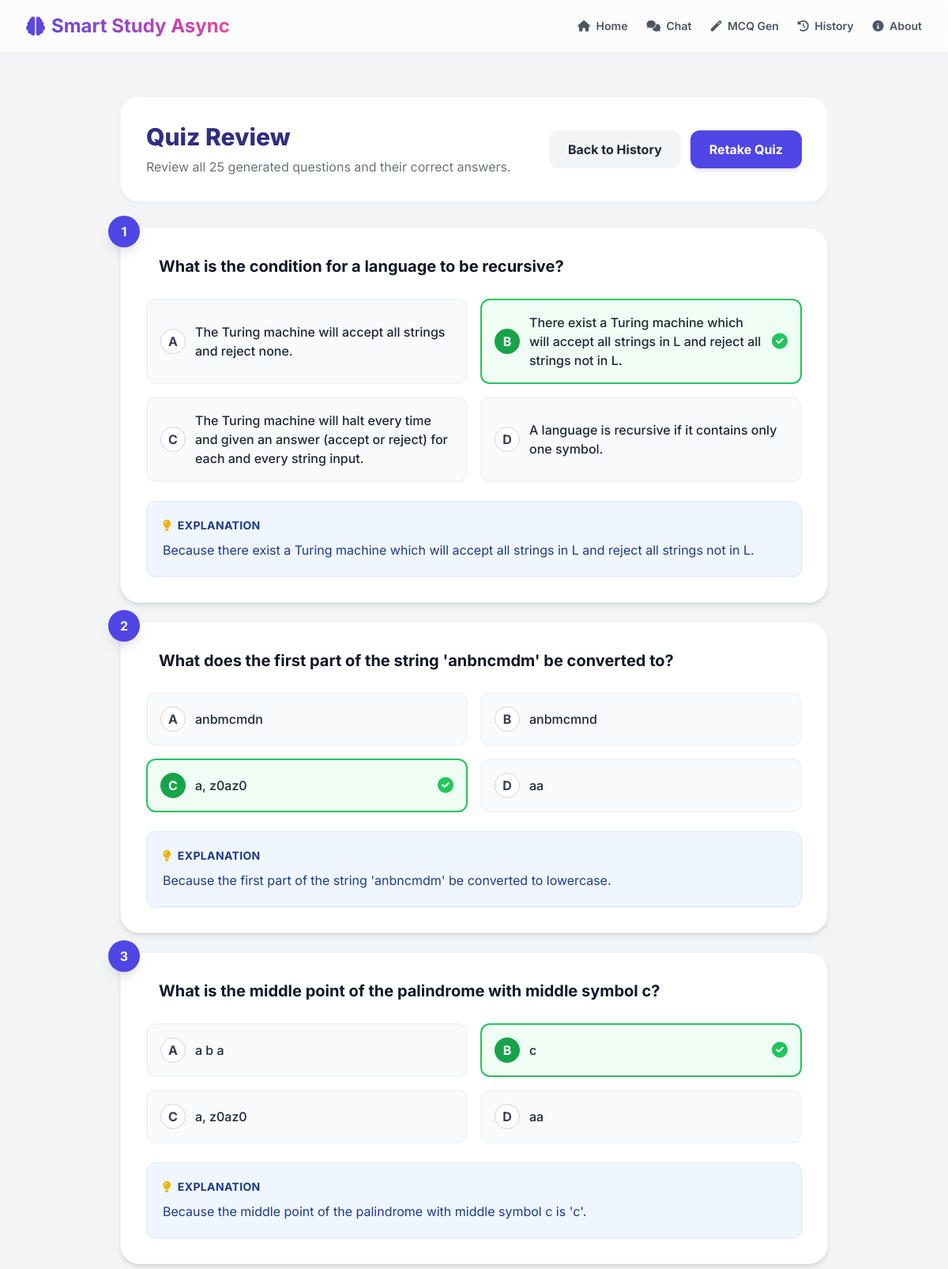
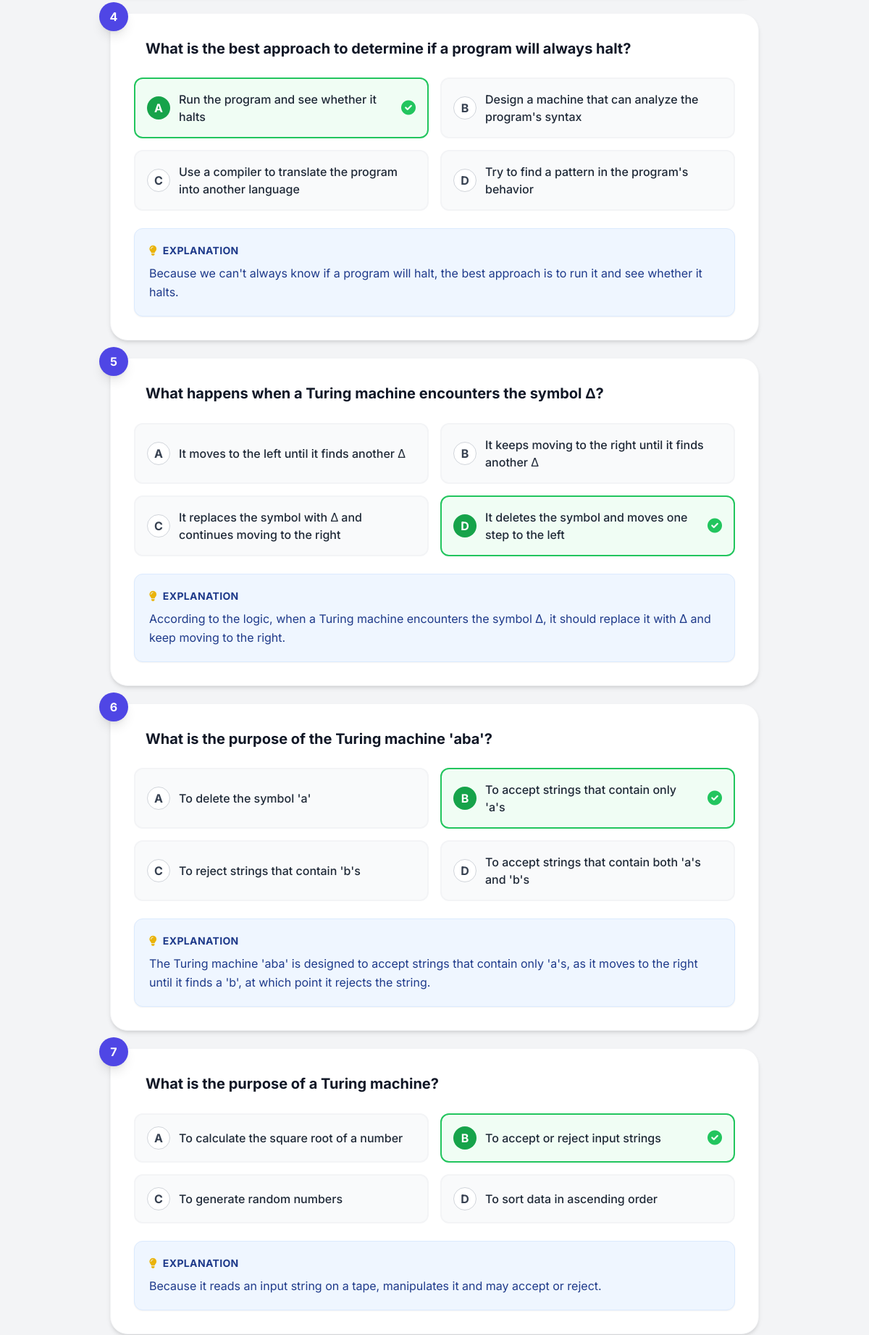
The page /view_quiz/10 (upper part) on the database its author committed (2 pictures, top to bottom).
### tables this page shows
CREATE TABLE mcqs (
            id INTEGER PRIMARY KEY AUTOINCREMENT,
            set_id INTEGER NOT NULL,
            question TEXT NOT NULL,
            option_a TEXT NOT NULL,
            option_b TEXT NOT NULL,
            option_c TEXT NOT NULL,
            option_d TEXT NOT NULL,
            correct_answer TEXT NOT NULL,
            explanation TEXT NOT NULL,
            FOREIGN KEY (set_id) REFERENCES mcq_sets (id)
        );

### app.py (the view)
@app.route('/view_quiz/<int:set_id>')
def view_quiz_page(set_id):
    mcqs = get_mcqs_by_set(set_id)
    if not mcqs:
        return redirect(url_for('history_page'))
    return render_template('view_quiz.html', set_id=set_id, mcqs=mcqs)

### db.py (called while the page is built)
def get_db_connection():
    conn = sqlite3.connect(DB_PATH, check_same_thread=False)
    conn.row_factory = sqlite3.Row
    return conn

def get_mcqs_by_set(set_id):
    conn = get_db_connection()
    mcqs = conn.execute('SELECT * FROM mcqs WHERE set_id = ? ORDER BY id ASC', (set_id,)).fetchall()
    conn.close()
    return [dict(row) for row in mcqs]

### templates/view_quiz.html (shortened to what this page needs)
{% extends "base.html" %}
{% block content %}
<div class="w-full max-w-4xl mx-auto my-10 space-y-8">
    <div class="bg-white p-8 rounded-3xl shadow-sm border border-gray-100 flex flex-col md:flex-row justify-between items-center text-gray-700 gap-4">
        <div>
            <h2 class="text-3xl font-extrabold text-indigo-900 mb-2">Quiz Review</h2>
            <p class="text-gray-500">Review all {{ mcqs|length }} generated questions and their correct answers.</p>
        </div>
        <div class="flex gap-3">
            <a href="/history" class="bg-gray-100 hover:bg-gray-200 text-gray-800 font-bold px-6 py-3 rounded-xl transition">Back to History</a>
            <a href="/quiz/{{ set_id }}" class="bg-indigo-600 hover:bg-indigo-700 text-white font-bold px-6 py-3 rounded-xl transition shadow-md">Retake Quiz</a>
        </div>
    </div>
    <div class="space-y-6">
        {% for mcq in mcqs %}
        <div class="bg-white rounded-3xl shadow-md p-8 border border-gray-100 relative">
            <div class="absolute -top-4 -left-4 w-10 h-10 bg-indigo-600 text-white flex justify-center items-center rounded-full font-bold shadow-lg">
                {{ loop.index }}
            </div>
            <h3 class="text-xl font-bold text-gray-900 leading-relaxed mb-6 pl-4">{{ mcq.question }}</h3>
            <div class="grid md:grid-cols-2 gap-4">
                {% for opt_key, opt_val in {'A': mcq.option_a, 'B': mcq.option_b, 'C': mcq.option_c, 'D': mcq.option_d}.items() %}
                <div class="p-4 rounded-xl border-2 flex items-center gap-3 transition {% if opt_key == mcq.correct_answer %}border-green-500 bg-green-50{% else %}border-gray-100 bg-gray-50{% endif %}">
                    <span class="w-8 h-8 rounded-full flex items-center justify-center shrink-0 font-bold {% if opt_key == mcq.correct_answer %}bg-green-600 text-white{% else %}bg-white border border-gray-300 text-gray-700{% endif %}">
                        {{ opt_key }}
                    </span>
                    <span class="text-gray-800 font-medium">{{ opt_val }}</span>
                    {% if opt_key == mcq.correct_answer %}
                        <i class="fas fa-check-circle text-green-500 ml-auto text-xl"></i>
                    {% endif %}
                </div>
                {% endfor %}
            </div>
            <div class="mt-6 p-5 bg-blue-50 border border-blue-100 rounded-xl text-blue-900 shadow-sm">
                <p class="font-bold text-sm mb-2 uppercase tracking-wide flex items-center gap-2">
                    <i class="fas fa-lightbulb text-yellow-500"></i> Explanation
                </p>
                <p class="leading-relaxed">{{ mcq.explanation }}</p>
            </div>
        </div>
        {% endfor %}
    </div>
</div>
{% endblock %}

### templates/base.html (style rules this page uses)
body { font-family: 'Inter', sans-serif; background-color: #f3f4f6; }

### rows shown on the page
mcqs: question "What is the condition for a language to be recursive?", opt_key "A", option_a "The Turing machine will accept all strings and reject none.", correct_answer "B", option_b "There exist a Turing machine which will accept all strings in L and reject all strings not in L.", opt_key "C", option_c "The Turing machine will halt every time and given an answer (accept or reject) for each and every string input.", opt_key "D", option_d "A language is recursive if it contains only one symbol.", explanation "Because there exist a Turing machine which will accept all strings in L and reject all strings not in L."
mcqs: question "What does the first part of the string 'anbncmdm' be converted to?", opt_key "A", option_a "anbmcmdn", opt_key "B", option_b "anbmcmnd", correct_answer "C", option_c "a, z0az0", opt_key "D", option_d "aa", explanation "Because the first part of the string 'anbncmdm' be converted to lowercase."
mcqs: question "What is the middle point of the palindrome with middle symbol c?", opt_key "A", option_a "a b a", items "B", items "c", option_b "C", option_c "a, z0az0", opt_key "D", option_d "aa", explanation "Because the middle point of the palindrome with middle symbol c is 'c'."
mcqs: question "What is the best approach to determine if a program will always halt?", correct_answer "A", option_a "Run the program and see whether it halts", opt_key "B", option_b "Design a machine that can analyze the program's syntax", opt_key "C", option_c "Use a compiler to translate the program into another language", opt_key "D", option_d "Try to find a pattern in the program's behavior", explanation "Because we can't always know if a program will halt, the best approach is to run it and see whether it halts."
mcqs: question "What happens when a Turing machine encounters the symbol Δ?", opt_key "A", option_a "It moves to the left until it finds another Δ", opt_key "B", option_b "It keeps moving to the right until it finds another Δ", opt_key "C", option_c "It replaces the symbol with Δ and continues moving to the right", correct_answer "D", option_d "It deletes the symbol and moves one step to the left", explanation "According to the logic, when a Turing machine encounters the symbol Δ, it should replace it with Δ and keep moving to the right."
mcqs: question "What is the purpose of the Turing machine 'aba'?", opt_key "A", option_a "To delete the symbol 'a'", correct_answer "B", option_b "To accept strings that contain only 'a's", opt_key "C", option_c "To reject strings that contain 'b's", opt_key "D", option_d "To accept strings that contain both 'a's and 'b's", explanation "The Turing machine 'aba' is designed to accept strings that contain only 'a's, as it moves to the right until it finds a 'b', at which point it rejects the string."
mcqs: question "What is the purpose of a Turing machine?", opt_key "A", option_a "To calculate the square root of a number", correct_answer "B", option_b "To accept or reject input strings", opt_key "C", option_c "To generate random numbers", opt_key "D", option_d "To sort data in ascending order", explanation "Because it reads an input string on a tape, manipulates it and may accept or reject."

### other values the page prints
{{ mcqs|length }} "25"
